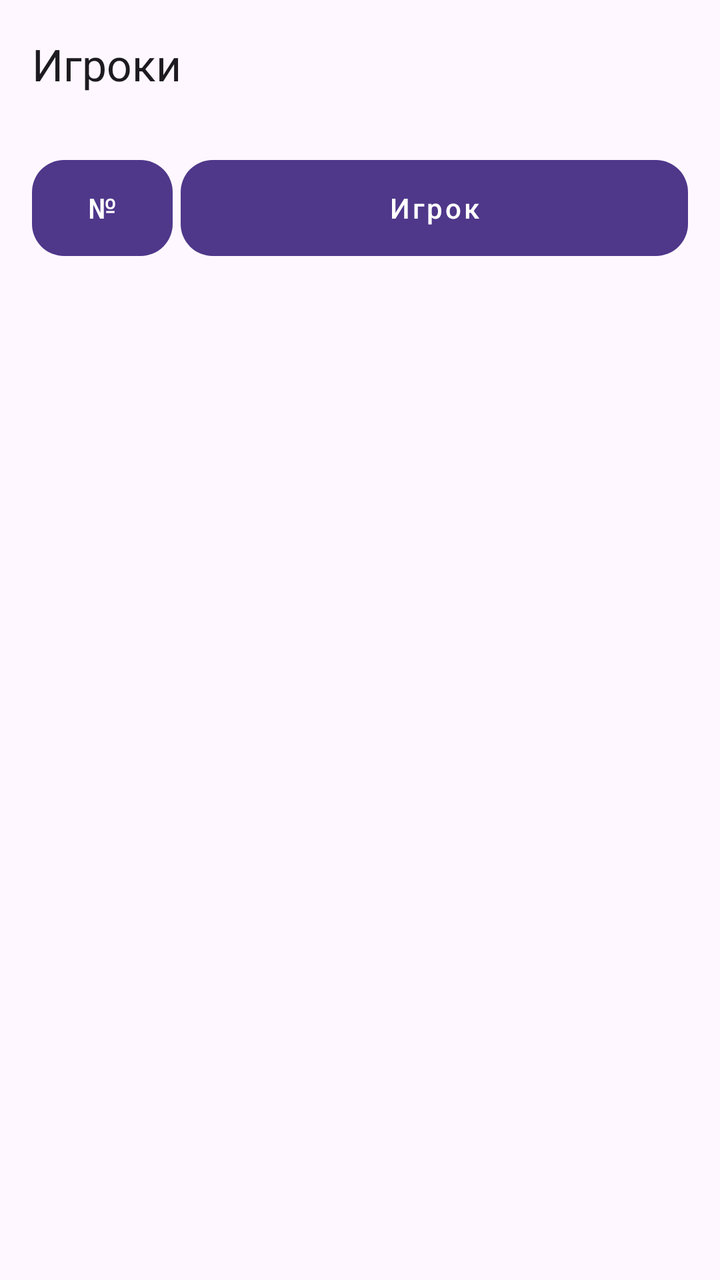
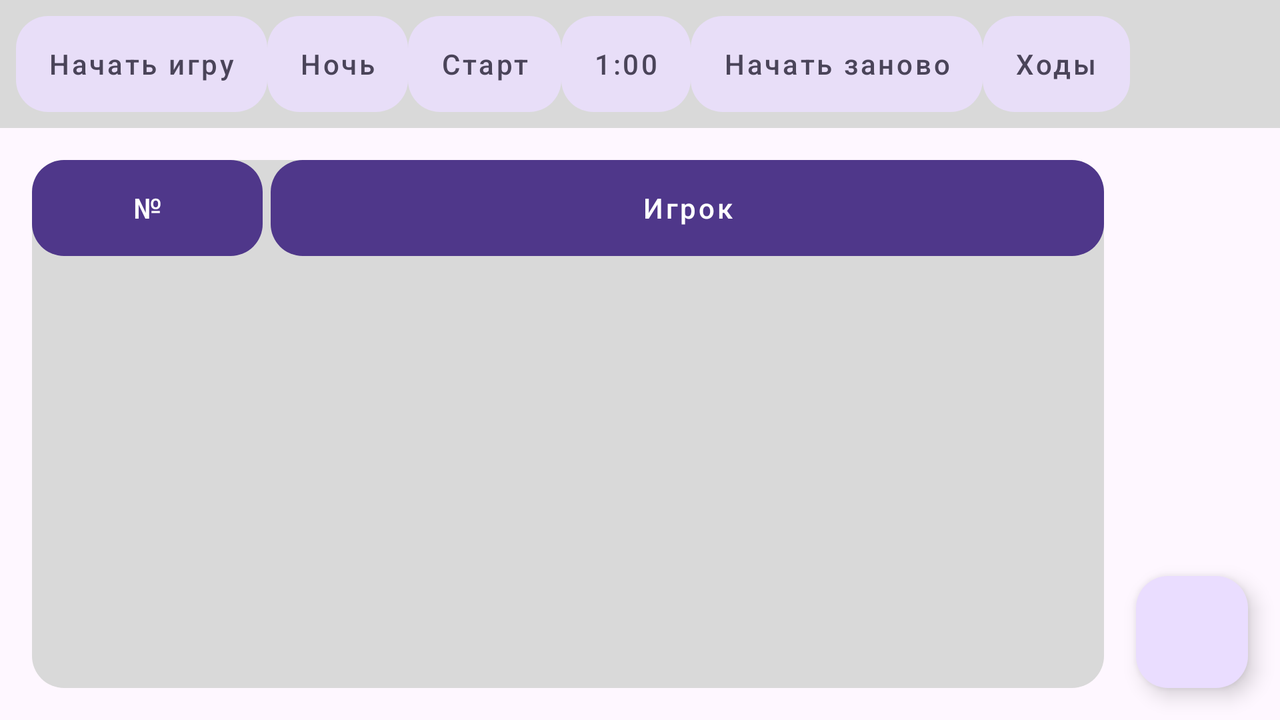

The same Android screen from two of the app's own layout files: first res/layout/ as a phone draws it, then the repository's variant for another configuration, drawn on a device whose configuration selects that folder. Both files follow.
<!-- AndroidManifest.xml: application theme Theme.Mafia -->
<!-- res/layout/activity_game.xml -->
<?xml version="1.0" encoding="utf-8"?>
<LinearLayout xmlns:android="http://schemas.android.com/apk/res/android"
    xmlns:app="http://schemas.android.com/apk/res-auto"
    xmlns:tools="http://schemas.android.com/tools"
    android:layout_width="match_parent"
    android:layout_height="match_parent"
    android:orientation="vertical"
    tools:context=".ui.activity.GameActivity">

    <androidx.appcompat.widget.Toolbar
        android:id="@+id/toolbar"
        android:layout_width="match_parent"
        android:layout_height="?attr/actionBarSize"
        app:title="Игроки" />

    <include
        layout="@layout/list_item_player_header"
        android:layout_width="match_parent"
        android:layout_height="wrap_content"
        android:layout_marginHorizontal="@dimen/dp16"
        android:layout_marginTop="@dimen/dp16" />

    <androidx.recyclerview.widget.RecyclerView
        android:id="@+id/rvPlayers"
        android:layout_width="match_parent"
        android:layout_height="match_parent"
        android:layout_marginHorizontal="@dimen/dp16"
        android:layout_marginBottom="@dimen/dp16"
        app:layoutManager="androidx.recyclerview.widget.LinearLayoutManager"
        tools:itemCount="3"
        tools:listitem="@layout/list_item_player" />

</LinearLayout>
<!-- res/layout/list_item_player_header.xml (included above) -->
<?xml version="1.0" encoding="utf-8"?>
<LinearLayout xmlns:android="http://schemas.android.com/apk/res/android"
    android:layout_width="match_parent"
    android:layout_height="wrap_content">

    <com.google.android.material.button.MaterialButton
        style="@style/ButtonStyle.Variant"
        android:layout_width="@dimen/dp0"
        android:layout_height="wrap_content"
        android:layout_weight="1"
        android:enabled="false"
        android:text="@string/number" />

    <com.google.android.material.button.MaterialButton
        style="@style/ButtonStyle.Variant"
        android:layout_width="@dimen/dp0"
        android:layout_height="wrap_content"
        android:layout_marginStart="@dimen/dp4"
        android:layout_weight="3.6"
        android:enabled="false"
        android:text="@string/player" />

</LinearLayout>
<!-- resources referenced by this layout -->
<resources>
  <dimen name="dp0">0dp</dimen>
  <dimen name="dp16">16dp</dimen>
  <dimen name="dp4">4dp</dimen>
  <string name="number">№</string>
  <string name="player">Игрок</string>
  <style name="ButtonStyle.Variant">
          <item name="android:textColor">@color/white</item>
          <item name="backgroundTint">?attr/colorPrimaryVariant</item>
  
      </style>
  <style name="Theme.Mafia" parent="Base.Theme.Mafia" />
  <color name="white">#FFFFFF</color>
  <style name="Base.Theme.Mafia" parent="Theme.Material3.DayNight.NoActionBar">
          <item name="colorPrimary">#E8DEF8</item>
          <item name="colorPrimaryVariant">#4F378A</item>
          <item name="android:textColor">@color/textColor</item>
          <item name="materialButtonStyle">@style/ButtonStyle</item>
          <item name="editTextStyle">@style/EditTextStyle</item>
          <item name="checkboxStyle">@style/CheckBoxStyle</item>
  
      </style>
  <color name="textColor">#4A4459</color>
  <style name="EditTextStyle" parent="Widget.MaterialComponents.TextInputEditText.FilledBox">
          <item name="android:textColor">@color/textColor</item>
          <item name="android:textColorHint">@color/hintTextColor</item>
          <item name="android:background">@drawable/background_fouls_view</item>
          <item name="android:gravity">center</item>
  
          <item name="android:minHeight">@dimen/material_button_min_height</item>
          <item name="android:minWidth">@dimen/material_button_min_width</item>
          <item name="android:paddingStart">@dimen/material_button_padding_horizontal</item>
          <item name="android:paddingEnd">@dimen/material_button_padding_horizontal</item>
          <item name="android:paddingTop">@dimen/material_button_padding_vertical</item>
          <item name="android:paddingBottom">@dimen/material_button_padding_vertical</item>
  
      </style>
  <style name="CheckBoxStyle" parent="Widget.MaterialComponents.CompoundButton.CheckBox">
          <item name="buttonTint">?attr/colorPrimaryVariant</item>
  
          <item name="android:minWidth">@dimen/dp24</item>
          <item name="android:minHeight">@dimen/dp24</item>
          <item name="materialThemeOverlay">@style/ThemeOverlay.CheckBoxStyle</item>
  
      </style>
  <dimen name="corner_radius">@dimen/dp16</dimen>
  <dimen name="material_button_min_height">@dimen/dp48</dimen>
  <dimen name="material_button_min_width">@dimen/dp48</dimen>
  <dimen name="material_button_padding_horizontal">@dimen/dp16</dimen>
  <dimen name="material_button_padding_vertical">@dimen/dp8</dimen>
  <color name="hintTextColor">#804A4459</color>
  <!-- drawable background_fouls_view (drawable) -->
  <?xml version="1.0" encoding="utf-8"?>
  <shape xmlns:android="http://schemas.android.com/apk/res/android"
      android:shape="rectangle">
      <solid android:color="?attr/colorPrimary" />
      <corners android:radius="@dimen/corner_radius" />
  
  </shape>
  <dimen name="dp24">24dp</dimen>
  <style name="ThemeOverlay.CheckBoxStyle" parent="">
          <item name="colorSecondary">@color/white</item>
          <item name="colorOnSurface">?attr/colorPrimaryVariant</item>
          <item name="colorSurface">?attr/colorPrimaryVariant</item>
  
      </style>
  <dimen name="dp48">48dp</dimen>
  <dimen name="dp8">8dp</dimen>
  <!-- some entries are left out for length -->
</resources>
<!-- res/layout-land/activity_game.xml (the repository's variant of the layout above) -->
<!-- drawn on the phone turned sideways -->
<?xml version="1.0" encoding="utf-8"?>
<androidx.constraintlayout.widget.ConstraintLayout xmlns:android="http://schemas.android.com/apk/res/android"
    xmlns:app="http://schemas.android.com/apk/res-auto"
    xmlns:tools="http://schemas.android.com/tools"
    android:layout_width="match_parent"
    android:layout_height="match_parent"
    tools:context=".ui.activity.game.GameActivity"
    tools:ignore="MissingDefaultResource">

    <LinearLayout
        android:id="@+id/linearLayout"
        android:layout_width="@dimen/match_constraint"
        android:layout_height="wrap_content"
        android:background="@color/backgroundColor"
        android:padding="@dimen/dp8"
        app:layout_constraintEnd_toEndOf="parent"
        app:layout_constraintStart_toStartOf="parent"
        app:layout_constraintTop_toTopOf="parent">

        <com.google.android.material.button.MaterialButton
            android:layout_width="wrap_content"
            android:layout_height="wrap_content"
            android:text="@string/start_game" />

        <com.google.android.material.button.MaterialButton
            android:layout_width="wrap_content"
            android:layout_height="wrap_content"
            android:text="@string/night" />

        <com.google.android.material.button.MaterialButton
            android:layout_width="wrap_content"
            android:layout_height="wrap_content"
            android:text="@string/start" />

        <com.google.android.material.button.MaterialButton
            android:layout_width="wrap_content"
            android:layout_height="wrap_content"
            android:text="@string/one_minute" />

        <com.google.android.material.button.MaterialButton
            android:layout_width="wrap_content"
            android:layout_height="wrap_content"
            android:text="@string/start_again" />

        <com.google.android.material.button.MaterialButton
            android:id="@+id/btnMoves"
            android:layout_width="wrap_content"
            android:layout_height="wrap_content"
            android:text="@string/moves" />

    </LinearLayout>

    <LinearLayout
        android:layout_width="@dimen/match_constraint"
        android:layout_height="@dimen/match_constraint"
        android:layout_margin="@dimen/dp16"
        android:background="@drawable/background_recycler"
        android:orientation="vertical"
        app:layout_constraintBottom_toBottomOf="parent"
        app:layout_constraintEnd_toStartOf="@+id/fabAdd"
        app:layout_constraintStart_toStartOf="parent"
        app:layout_constraintTop_toBottomOf="@+id/linearLayout">

        <include layout="@layout/list_item_player_header" />

        <androidx.recyclerview.widget.RecyclerView
            android:id="@+id/rvPlayers"
            android:layout_width="match_parent"
            android:layout_height="match_parent"
            app:layoutManager="androidx.recyclerview.widget.LinearLayoutManager"
            tools:itemCount="3"
            tools:listitem="@layout/list_item_player" />

    </LinearLayout>

    <com.google.android.material.floatingactionbutton.FloatingActionButton
        android:id="@+id/fabAdd"
        android:layout_width="wrap_content"
        android:layout_height="wrap_content"
        android:layout_margin="@dimen/dp16"
        android:src="@drawable/ic_add"
        app:layout_constraintBottom_toBottomOf="parent"
        app:layout_constraintEnd_toEndOf="parent" />

</androidx.constraintlayout.widget.ConstraintLayout>
<!-- resources referenced by the variant -->
<!-- as the phone turned sideways resolves them -->
<resources>
  <color name="backgroundColor">#D9D9D9</color>
  <dimen name="dp0">0dp</dimen>
  <dimen name="dp16">16dp</dimen>
  <dimen name="dp4">4dp</dimen>
  <dimen name="dp8">8dp</dimen>
  <dimen name="match_constraint">@dimen/dp0</dimen>
  <!-- drawable background_recycler (drawable) -->
  <?xml version="1.0" encoding="utf-8"?>
  <shape xmlns:android="http://schemas.android.com/apk/res/android"
      android:shape="rectangle">
      <solid android:color="@color/backgroundColor" />
      <corners android:radius="@dimen/corner_radius" />
  
  </shape>
  <string name="moves">Ходы</string>
  <string name="night">Ночь</string>
  <string name="number">№</string>
  <string name="one_minute">1:00</string>
  <string name="player">Игрок</string>
  <string name="start">Старт</string>
  <string name="start_again">Начать заново</string>
  <string name="start_game">Начать игру</string>
  <style name="ButtonStyle.Variant">
          <item name="android:textColor">@color/white</item>
          <item name="backgroundTint">?attr/colorPrimaryVariant</item>
  
      </style>
  <style name="Theme.Mafia" parent="Base.Theme.Mafia" />
  <dimen name="corner_radius">@dimen/dp16</dimen>
  <color name="white">#FFFFFF</color>
  <style name="Base.Theme.Mafia" parent="Theme.Material3.DayNight.NoActionBar">
          <item name="colorPrimary">#E8DEF8</item>
          <item name="colorPrimaryVariant">#4F378A</item>
          <item name="android:textColor">@color/textColor</item>
          <item name="materialButtonStyle">@style/ButtonStyle</item>
          <item name="editTextStyle">@style/EditTextStyle</item>
          <item name="checkboxStyle">@style/CheckBoxStyle</item>
  
      </style>
  <color name="textColor">#4A4459</color>
  <style name="EditTextStyle" parent="Widget.MaterialComponents.TextInputEditText.FilledBox">
          <item name="android:textColor">@color/textColor</item>
          <item name="android:textColorHint">@color/hintTextColor</item>
          <item name="android:background">@drawable/background_fouls_view</item>
          <item name="android:gravity">center</item>
  
          <item name="android:minHeight">@dimen/material_button_min_height</item>
          <item name="android:minWidth">@dimen/material_button_min_width</item>
          <item name="android:paddingStart">@dimen/material_button_padding_horizontal</item>
          <item name="android:paddingEnd">@dimen/material_button_padding_horizontal</item>
          <item name="android:paddingTop">@dimen/material_button_padding_vertical</item>
          <item name="android:paddingBottom">@dimen/material_button_padding_vertical</item>
  
      </style>
  <style name="CheckBoxStyle" parent="Widget.MaterialComponents.CompoundButton.CheckBox">
          <item name="buttonTint">?attr/colorPrimaryVariant</item>
  
          <item name="android:minWidth">@dimen/dp24</item>
          <item name="android:minHeight">@dimen/dp24</item>
          <item name="materialThemeOverlay">@style/ThemeOverlay.CheckBoxStyle</item>
  
      </style>
  <dimen name="material_button_min_height">@dimen/dp48</dimen>
  <dimen name="material_button_min_width">@dimen/dp48</dimen>
  <dimen name="material_button_padding_horizontal">@dimen/dp16</dimen>
  <dimen name="material_button_padding_vertical">@dimen/dp8</dimen>
  <color name="hintTextColor">#804A4459</color>
  <!-- drawable background_fouls_view (drawable) -->
  <?xml version="1.0" encoding="utf-8"?>
  <shape xmlns:android="http://schemas.android.com/apk/res/android"
      android:shape="rectangle">
      <solid android:color="?attr/colorPrimary" />
      <corners android:radius="@dimen/corner_radius" />
  
  </shape>
  <dimen name="dp24">24dp</dimen>
  <style name="ThemeOverlay.CheckBoxStyle" parent="">
          <item name="colorSecondary">@color/white</item>
          <item name="colorOnSurface">?attr/colorPrimaryVariant</item>
          <item name="colorSurface">?attr/colorPrimaryVariant</item>
  
      </style>
  <dimen name="dp48">48dp</dimen>
  <!-- some entries are left out for length -->
</resources>
